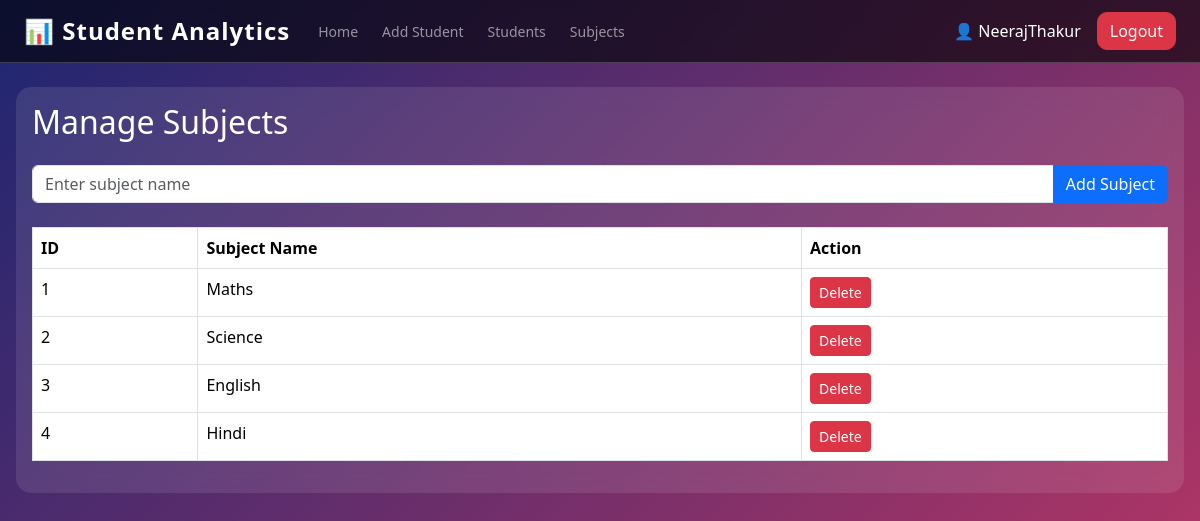
/subjects (signed in), run on the app's committed database.
### tables this page shows
CREATE TABLE subjects (
        id INTEGER PRIMARY KEY AUTOINCREMENT,
        subject_name TEXT UNIQUE NOT NULL
    );

### app.py (the view)
@app.route("/subjects")
def manage_subjects():
    if "user_id" not in session:
        return redirect("/login")
    conn = sqlite3.connect("students.db")
    cursor = conn.cursor()
    cursor.execute("SELECT * FROM subjects")
    subjects = cursor.fetchall()
    conn.close()
    return render_template("subjects.html", subjects=subjects)

### templates/subjects.html
{% extends "base.html" %}
{% block content %}
<h2 class="mb-4">Manage Subjects</h2>
<form method="POST" action="/add_subject" class="mb-4">
    <div class="input-group">
        <input type="text" name="subject_name"
               class="form-control"
               placeholder="Enter subject name" required>
        <button class="btn btn-primary">Add Subject</button>
    </div>
</form>
<table class="table table-bordered">
    <thead>
        <tr>
            <th>ID</th>
            <th>Subject Name</th>
            <th>Action</th>
        </tr>
    </thead>
    <tbody>
        {% for subject in subjects %}
        <tr>
            <td>{{ subject[0] }}</td>
            <td>{{ subject[1] }}</td>
            <td>
                <a href="/delete_subject/{{ subject[0] }}"
                   class="btn btn-danger btn-sm">
                   Delete
                </a>
            </td>
        </tr>
        {% endfor %}
    </tbody>
</table>
{% endblock %}

### templates/base.html (style rules this page uses)
body { background: linear-gradient(135deg,#1d2671,#c33764); color: white; min-height: 100vh; }

### data on the page
subjects: id "1", subject_name "Maths"
subjects: id "2", subject_name "Science"
subjects: id "3", subject_name "English"
subjects: id "4", subject_name "Hindi"

### other printed values
{{ session.username }} "NeerajThakur"
